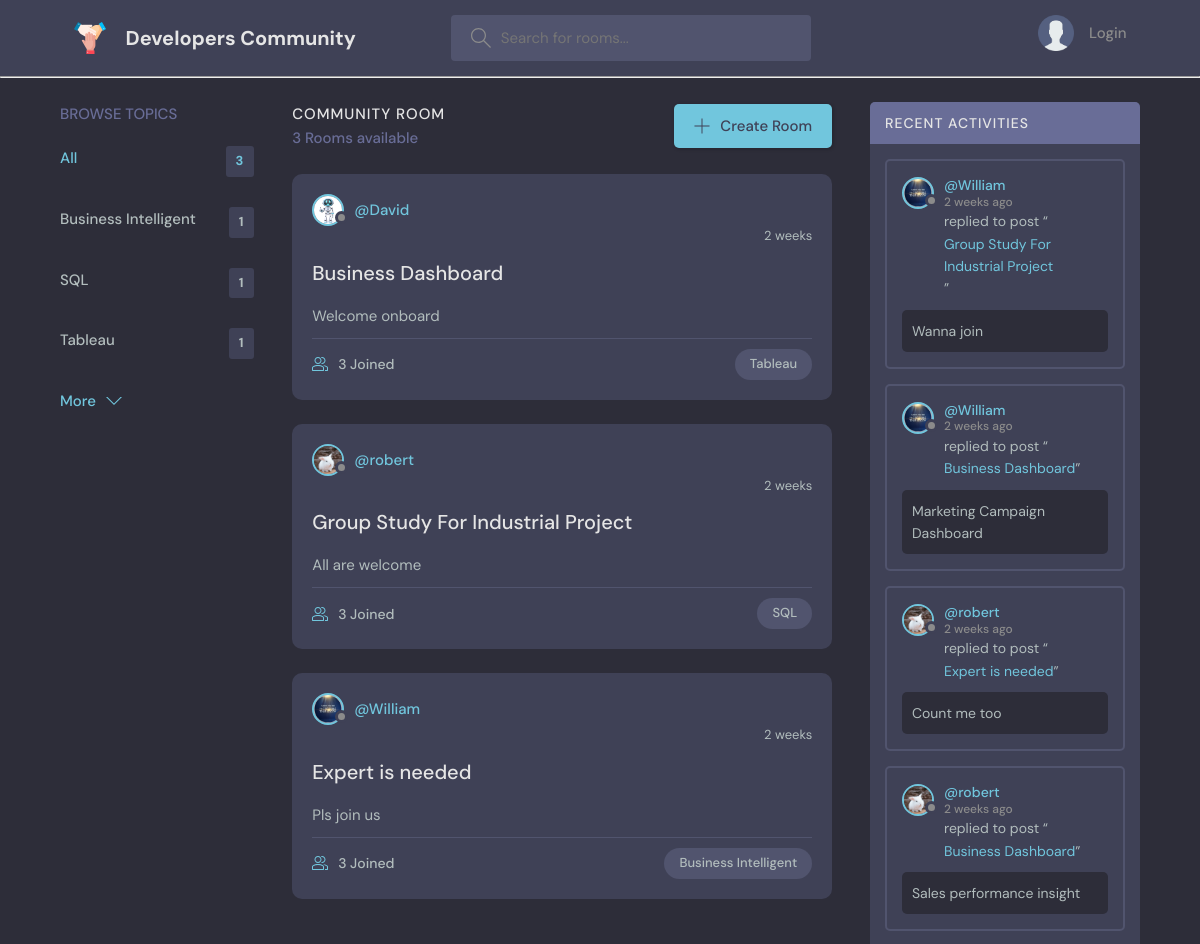
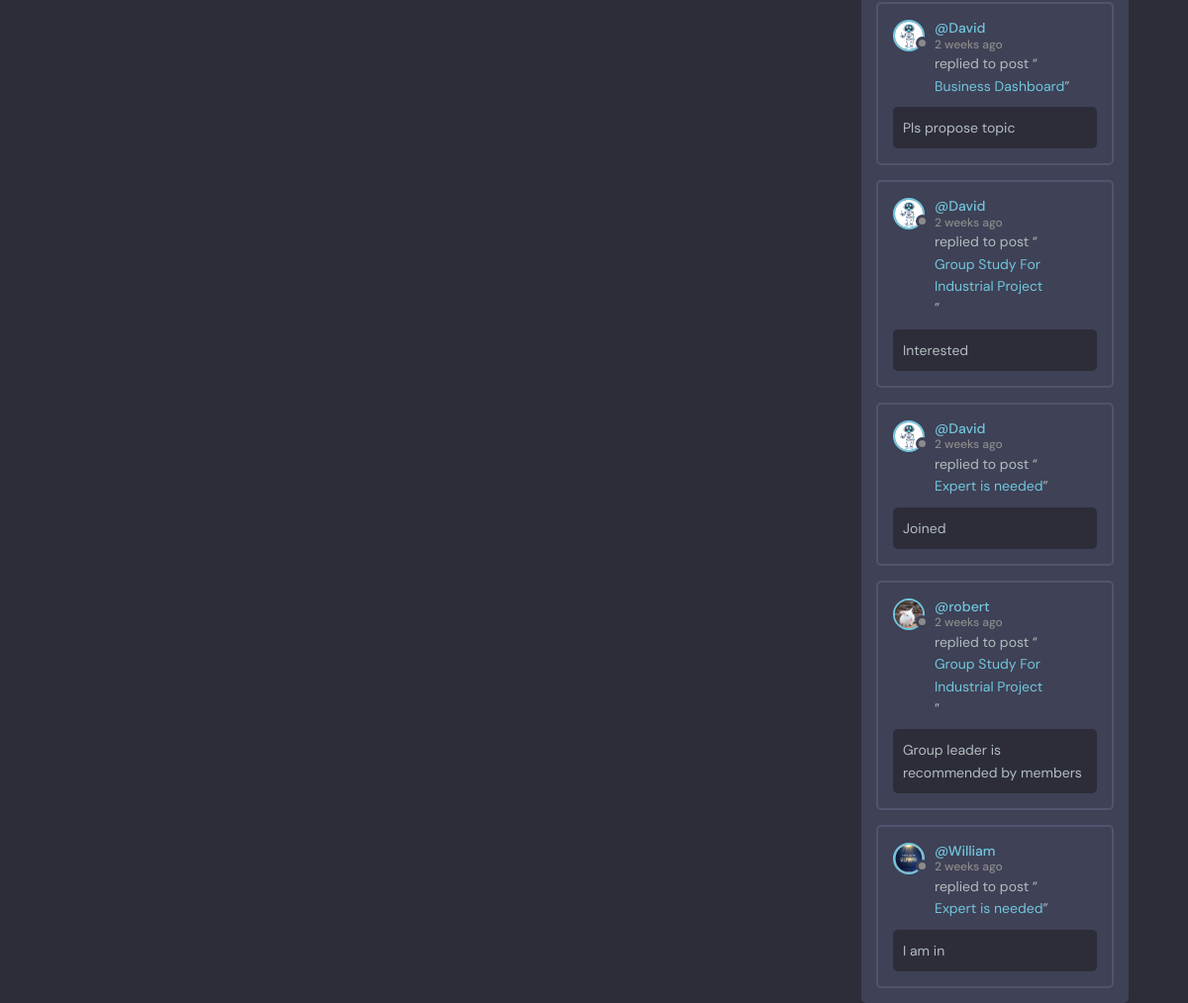
The page / on the database its author committed (2 pictures, top to bottom).
### base/models.py (models this page shows, shortened)
class Topic(models.Model):
    name = models.CharField(max_length=200)

class Room(models.Model):
    host = models.ForeignKey(User, on_delete=models.SET_NULL, null=True)
    topic = models.ForeignKey(Topic, on_delete=models.SET_NULL, null=True)
    name = models.CharField(max_length=200)
    description = models.TextField(null=True, blank=True)
    participants = models.ManyToManyField(
        User, related_name='participants', blank=True)
    updated = models.DateTimeField(auto_now=True)
    created = models.DateTimeField(auto_now_add=True)
    class Meta:
        ordering = ['-updated','-created']
    def __str__(self):
        return self.name

class User(AbstractUser):
    name = models.CharField(max_length=200, null=True)
    email = models.EmailField(unique=True, null=True)
    bio = models.TextField(null=True)
    avatar = models.ImageField(null=True, default="user.png")
    USERNAME_FIELD = 'email'
    REQUIRED_FIELDS = []

class Message(models.Model):
    user = models.ForeignKey(User, on_delete=models.CASCADE)
    room = models.ForeignKey(Room, on_delete=models.CASCADE)
    body = models.TextField()
    updated = models.DateTimeField(auto_now=True)
    created = models.DateTimeField(auto_now_add=True)
    class Meta:
        ordering = ['-updated','-created']

### base/views.py (the view)
# urls.py: path('', views.home, name="home"),
def home(request):
    q = request.GET.get('q') if request.GET.get('q') != None else ''
    get_rooms_count = Room.objects.all()
    rooms = Room.objects.filter(
        Q(topic__name__icontains=q) |
        Q(name__icontains=q) |
        Q(description__icontains=q)
        )
    topics = Topic.objects.all()[0:5]
    room_count = get_rooms_count.count()
    room_message = Message.objects.filter(Q(room__topic__name__icontains=q))
    context = {'rooms': rooms, 'topics': topics, 'room_count': room_count, 'room_message': room_message}
    return render(request, 'base/home.html', context)

### base/templates/base/home.html (shortened to what this page needs)
{% extends 'main.html' %}
{% block content %}
    <main class="layout layout--3">
      <div class="container">
        {% include 'base/topics_components.html' %}
        <div class="roomList">
          <div class="roomList__header">
            <div>
              <h2>Community Room</h2>
              <p>{{room_count}} Rooms available</p>
            </div>
            <a class="btn btn--main" href="{% url 'create-room' %}">
              <svg version="1.1" xmlns="http://www.w3.org/2000/svg" width="32" height="32" viewBox="0 0 32 32">
                <title>add</title>
                <path
                  d="M16.943 0.943h-1.885v14.115h-14.115v1.885h14.115v14.115h1.885v-14.115h14.115v-1.885h-14.115v-14.115z"
                ></path>
              </svg>
              Create Room
            </a>
          </div>
          {% include 'base/feed_component.html' %}
        </div>
          {% include 'base/activity_component.html' %}
      </div>
    </main>
  {% endblock content %}

### base/templates/base/topics_components.html
<div class="topics">
    <div class="topics__header">
      <h2>Browse Topics</h2>
    </div>
    <ul class="topics__list">
      <li>
        <a href="{% url 'home' %}" class="active">All <span>{{topics.count}}</span></a>
      </li>
      {% for topic in topics %}
      <li>
        <a href="{% url 'home'%}?q={{topic.name}}">{{topic.name}}<span>{{topic.room_set.all.count}}</span></a>
      </li>
      {% endfor %}
    </ul>
    <a class="btn btn--link" href="{% url 'topics' %}">
      More
      <svg version="1.1" xmlns="http://www.w3.org/2000/svg" width="32" height="32" viewBox="0 0 32 32">
        <title>chevron-down</title>
        <path d="M16 21l-13-13h-3l16 16 16-16h-3l-13 13z"></path>
      </svg>
    </a>
  </div>

### base/templates/base/feed_component.html (shortened to what this page needs)
{% load static %}
    {% for room in rooms %}
    <div class="roomListRoom">
        <div class="roomListRoom__header">
          <a href="{% url 'user-profile' room.host.id %}" class="roomListRoom__author">
            <div class="avatar avatar--small">
              <img src="{{room.host.avatar.url}}" />
            </div>
            <span>@{{room.host.username}}</span>
          </a>
        </div>
        <div align="right" style="font-size:13px">
        <span>{{room.created|timesince}}</span>
        </div>
        <div class="roomListRoom__content">
          <a href="{% url 'room' room.id %}">{{room.name}}</a>
          <p>
            {{room.description}}
          </p>
        </div>
        <div class="roomListRoom__meta">
          <a href="{% url 'room' room.id %}" class="roomListRoom__joined">
            {{room.participants.all.count}} Joined
          </a>
          <p class="roomListRoom__topic">{{room.topic.name}}</p>
        </div>
    </div>
    {% endfor %}

### base/templates/base/activity_component.html (shortened to what this page needs)
{% load static %}
<div class="activities">
    <div class="activities__header">
      <h2>Recent Activities</h2>
    </div>
    {% for message in room_message %}
    <div>
    <div class="activities__box">
      <div class="activities__boxHeader roomListRoom__header">
        <a href="{% url 'user-profile' message.user.id %}" class="roomListRoom__author">
          <div class="avatar avatar--small">
            <img src="{{message.user.avatar.url}}"/>
          </div>
          <p>
            @{{message.user.username}}
            <span>{{message.created|timesince}} ago</span>
          </p>
        </a>
    </div>
    <div class="activities__boxContent">
        <p>replied to post “<a href="{% url 'room' message.room.id %}">{{message.room}}</a>”</p>
        <div class="activities__boxRoomContent">
          {{message.body}}
        </div>
    </div>
    </div>
    {% endfor %}
</div>

### rows shown on the page
Topic: name "Business Intelligent", room_set.all.count "1"
Topic: name "SQL", room_set.all.count "1"
Topic: name "Tableau", room_set.all.count "1"
Room: host.avatar (picture), host.username "David", created "2 weeks", name "Business Dashboard", description "Welcome onboard", participants.all.count "3", topic.name "Tableau"
Room: host.avatar (picture), host.username "robert", created "2 weeks", name "Group Study For Industrial Project", description "All are welcome", participants.all.count "3", topic.name "SQL"
Room: host.avatar (picture), host.username "William", created "2 weeks", name "Expert is needed", description "Pls join us", participants.all.count "3", topic.name "Business Intelligent"
Message: user.avatar (picture), user.username "William", created "2 weeks", room "Group Study For Industrial Project", body "Wanna join"
Message: user.avatar (picture), user.username "William", created "2 weeks", room "Business Dashboard", body "Marketing Campaign Dashboard"
Message: user.avatar (picture), user.username "robert", created "2 weeks", room "Expert is needed", body "Count me too"
Message: user.avatar (picture), user.username "robert", created "2 weeks", room "Business Dashboard", body "Sales performance insight"
Message: user.avatar (picture), user.username "David", created "2 weeks", room "Business Dashboard", body "Pls propose topic"
Message: user.avatar (picture), user.username "David", created "2 weeks", room "Group Study For Industrial Project", body "Interested"
Message: user.avatar (picture), user.username "David", created "2 weeks", room "Expert is needed", body "Joined"
Message: user.avatar (picture), user.username "robert", created "2 weeks", room "Group Study For Industrial Project", body "Group leader is recommended by members"
Message: user.avatar (picture), user.username "William", created "2 weeks", room "Expert is needed", body "I am in"

### other values the page prints
{{ topics.count }} "3"
{{ room_count }} "3"
